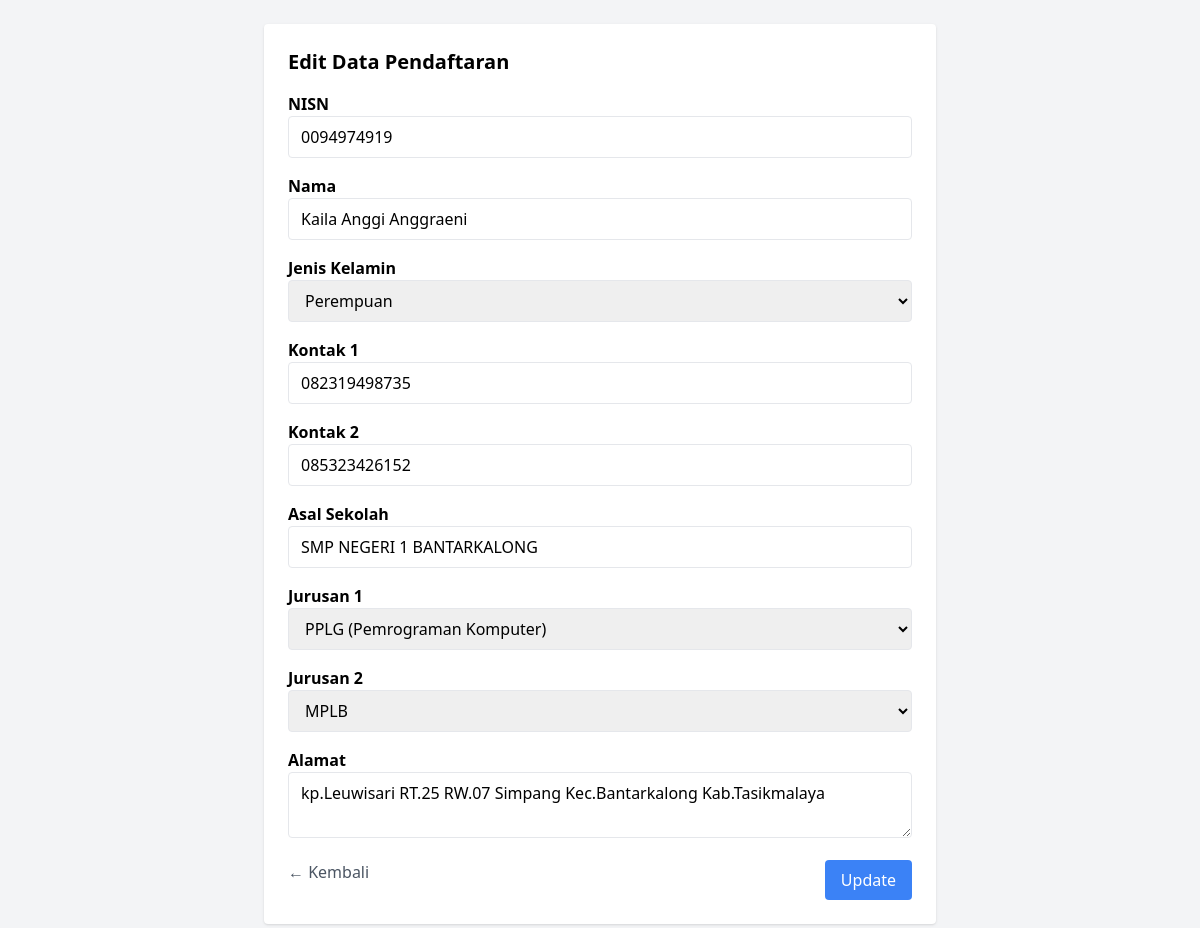
The page /admin/edit.php?id=458 (signed in) on the database its author committed.
### tables this page shows
CREATE TABLE pendaftaran (
    id INTEGER PRIMARY KEY AUTOINCREMENT,
    nisn TEXT NOT NULL,
    nama TEXT NOT NULL,
    jk TEXT NOT NULL,
    kontak1 TEXT NOT NULL,
    kontak2 TEXT NOT NULL,
    asal_sekolah TEXT NOT NULL,
    jurusan1 TEXT NOT NULL,
    jurusan2 TEXT NOT NULL,
    alamat TEXT NOT NULL,
    Timestamp DATETIME DEFAULT CURRENT_TIMESTAMP
);

### admin/edit.php (the view, shortened to what this page needs)
<?php
require "db.php";
$id = $_GET['id'];
$data = $db->query("SELECT * FROM pendaftaran WHERE id = $id")->fetch();
?>
<!DOCTYPE html>
<html>
<head>
    <script src="https://cdn.tailwindcss.com"></script>
</head>
<body class="bg-gray-100 p-6">
    <div class="max-w-2xl mx-auto bg-white p-6 rounded shadow">
        <h2 class="text-xl font-bold mb-4">Edit Data Pendaftaran</h2>
        <form method="post" class="space-y-4">
            <?php
            foreach ([
                'nisn' => 'NISN',
                'nama' => 'Nama',
                'jk' => 'Jenis Kelamin',
                'kontak1' => 'Kontak 1',
                'kontak2' => 'Kontak 2',
                'asal_sekolah' => 'Asal Sekolah',
                'jurusan1' => 'Jurusan 1',
                'jurusan2' => 'Jurusan 2',
                'alamat' => 'Alamat',
            ] as $name => $label):
            ?>
                <div>
                    <label class="block font-semibold"><?= $label ?></label>
                    <?php if ($name === 'jk'): ?>
                        <select name="jk" class="w-full border rounded px-3 py-2">
                            <option value="P" <?= $data['jk'] === 'P' ? 'selected' : '' ?>>Perempuan</option>
                        </select>
                    <?php elseif ($name === 'alamat'): ?>
                        <textarea name="alamat" class="w-full border rounded px-3 py-2"><?= htmlspecialchars($data['alamat']) ?></textarea>
                    <?php elseif ($name === 'jurusan1'): ?>
                        <select name="jurusan1" class="w-full border rounded px-3 py-2" required>
                            <option value="PPLG" <?= $data['jurusan1'] === 'PPLG' ? 'selected' : '' ?>>PPLG (Pemrograman Komputer)</option>
                        </select>
                    <?php elseif ($name === 'jurusan2'): ?>
                        <select name="jurusan2" class="w-full border rounded px-3 py-2" required>
                            <option value="MPLB" <?= $data['jurusan2'] === 'MPLB' ? 'selected' : '' ?>>MPLB</option>
                        </select>
                    <?php elseif ($name === 'asal_sekolah'): ?>
                        <input name="asal_sekolah" class="w-full border rounded px-3 py-2" list="asal-sekolah-list" value="<?= htmlspecialchars($data['asal_sekolah']) ?>" required>
                        <?php else: ?>
                        <input type="text" name="<?= $name ?>" value="<?= htmlspecialchars($data[$name]) ?>" class="w-full border rounded px-3 py-2" required>
                    <?php endif; ?>
                </div>
            <?php endforeach; ?>
            <div class="flex justify-between mt-4">
                <a href="index.php" class="text-gray-600 hover:underline">← Kembali</a>
                <button type="submit" class="bg-blue-500 text-white px-4 py-2 rounded hover:bg-blue-600">Update</button>
            </div>
        </form>
    </div>
</body>
</html>

### rows shown on the page
pendaftaran: nisn "0094974919", nama "Kaila Anggi Anggraeni", jk "Perempuan", kontak1 "082319498735", kontak2 "085323426152", asal_sekolah "SMP NEGERI 1 BANTARKALONG", jurusan1 "PPLG (Pemrograman Komputer)", jurusan2 "MPLB", alamat "kp.Leuwisari RT.25 RW.07 Simpang Kec.Bantarkalong Kab.Tasikmalaya"

### other values the page prints
$label "NISN"
$label "Nama"
$label "Jenis Kelamin"
$label "Kontak 1"
$label "Kontak 2"
$label "Asal Sekolah"
$label "Jurusan 1"
$label "Jurusan 2"
$label "Alamat"
